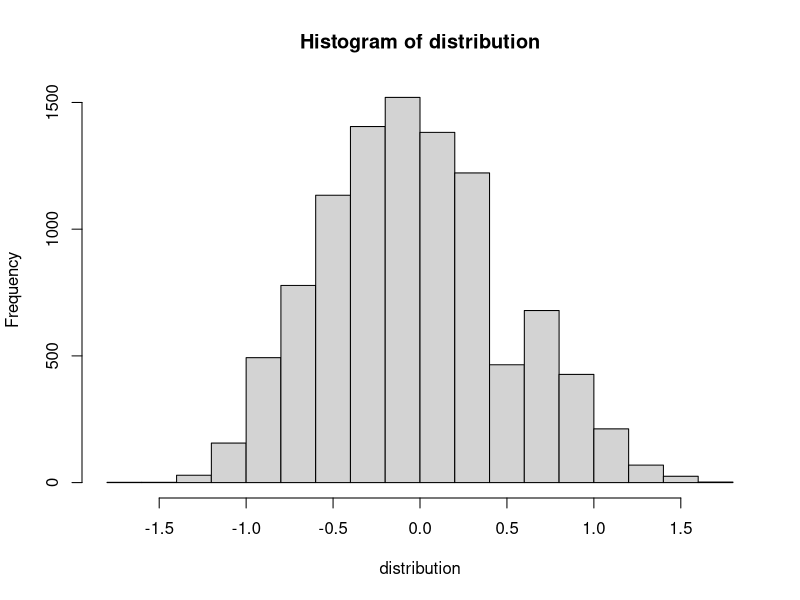
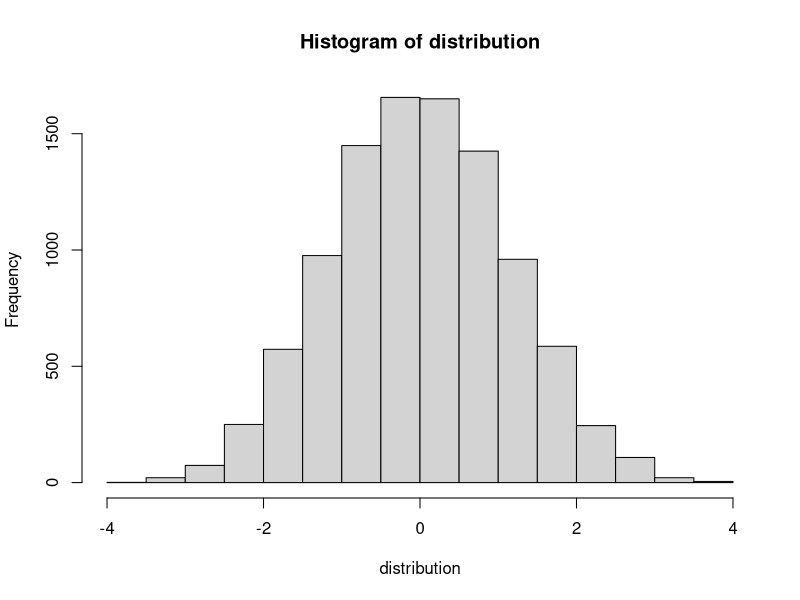
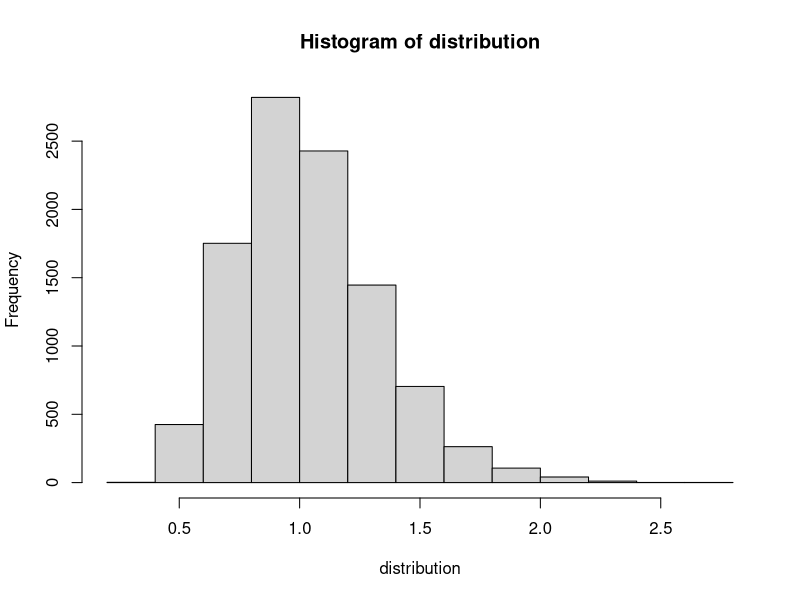
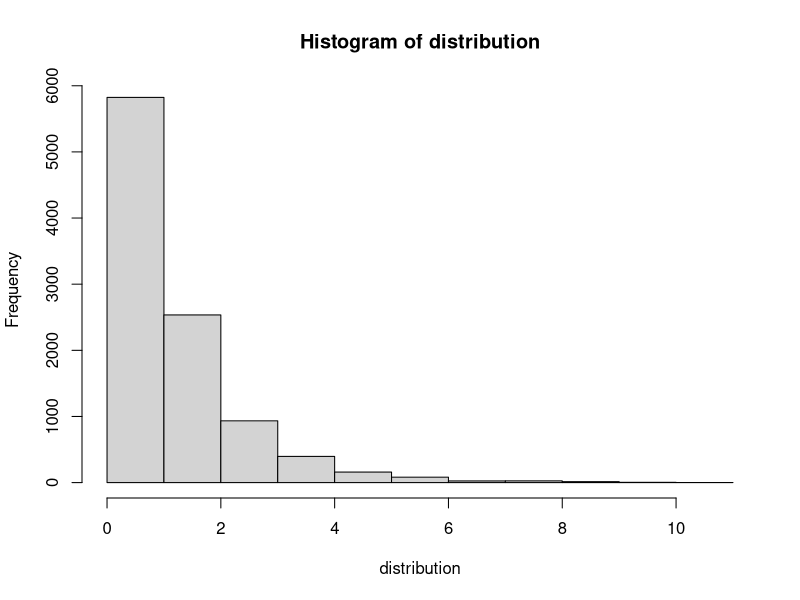

Source code (R) for these figures, in order:
## ---- chunk 1
urban <- c(1,0,1,1,0,0,1,1,1,8,1,1,1,0,1,1,2)
rural <- c(3,2,1,1,2,1,3,2,2,2,2,5,1,4,1,1,1,1,6,2,2,2,1,1)

get_ranks <- function(a, b){
  m <- length(a)
  n <- length(b)
  combined_ranks <- rank(c(a, b), ties.method="average")
  a_ranks <- combined_ranks[1:m]
  b_ranks <- combined_ranks[(m+1):(m+n)]
  return(list(a_ranks, b_ranks))
}

R <- get_ranks(urban, rural)
R1 <- sapply(R[1], sum)
R2 <- sapply(R[2], sum)

cat("R1:", R1, "\nR2:", R2)
## ---- chunk 2
est_var <- function(x) {
  return(sum((x - mean(x))^2)/(length(x)-1))
}

pool_var <- function(a, b) {
  numerator <- (length(a)-1)*est_var(a) + (length(b)-1)*est_var(b)
  denominator <- length(a) + length(b)-2
  return(numerator/denominator)
}

student_t_test <- function(a, b) {
  pooled_var_est <- pool_var(a,b)
  t = (mean(a) - mean(b)) / sqrt(pooled_var_est*(1/length(a) + 1/length(b)))
  return(t)
}

cat(student_t_test(urban, rural), "not less than", qt(p=.05, df=39), "\n")

#equivalent to
t.test(urban, rural, var.equal=TRUE, "less")
## ---- chunk 3

mean.diff <- function(x, y){
  return(mean(x)-mean(y))
}

# we will reuse this for two-group data
permute.apply <- function(x, y, n_permutations, func, lower=TRUE){
  m <- length(x) 
  combined <- c(x,y)
  N <- length(combined)
  
  distribution <- c()
  for(i in 1:n_permutations){
    sampled=sample(combined)
    distribution[i] <- func(sampled[1:m], sampled[(m+1):N])
  }
  
  observed <- func(x,y)
  result = quantile(distribution, c(.05,.95))
  hist(distribution)
  
  if(lower==TRUE){
  p_value = sum(distribution < observed)/n_permutations
  } else {
  p_value = sum(distribution > observed)/n_permutations
  }
  
  return(list(observed, result, p_value))
}

permute.apply(urban, rural, 10000, mean.diff)
## ---- chunk 4
wilcox_approx <- function(a, b){
  m <- length(a)
  n <- length(b)
  combined_ranks <- rank(c(a, b), ties.method="average")
  T_1 <- sum(combined_ranks[1:m])
  N <- m+n
  mu <- sum(combined_ranks)/N
  t_expect <- m*mu
  variance <- (sum(combined_ranks^2) / N) - mu^2
  t_var <- m*n*variance / (N - 1)
  z <- (T_1 - t_expect) / sqrt(t_var)
  return(z)
}


wilcox_approx(urban, rural)
## ---- chunk 5
C1 <- c(1.0,5.3,1.2,3.9,8.3,6.3,2.2,9.8,2.8,2.6)
C2 <- c(5.1,6.0,8.0,8.2,7.3,4.4,7.4,7.5,6.4,4.5,8.9)

permute.apply(C1, C2, 10000, mean.diff)
t.test(C1, C2, var.equal = TRUE)
## ---- chunk 6
# F-test for Equality of Variance
f_variance <- function(x, y){
  F_stat <- var(x)/var(y)
  
  F_crit <- qf(p=.05, df1=length(x-1), df2=length(y-1), lower.tail=FALSE)
  return(cat("F-test:", F_stat, "is above", F_crit, "\n"))
}
f_variance(C1,C2)

# Siegel-Tukey
labels <- c(rep("A", length(C1)), rep("B", length(C2)))

# do not sort, just get indices
sorting_indices <- sort(c(C1, C2), index.return=TRUE)$ix 

# hard code this
st_ranks <- c(1,21,20,2,3,19,18,4,5,17,16,6,7,15,14,8,9,13,12,10,11)

# indexing is quite tricky here...
w <- sum((1:21)[labels[sorting_indices[st_ranks]]=="A"])
cat("Siegel:", w, "is not below the critical value of 81.")
## ---- chunk 7
c1 <- c(2,15,16,16,24,26)
c2 <- c(8,14,16,16,22,23)

st_ranker <- function(data){

  # Sorting indices in ascending order
  asc_inds <- sort(data, index.return=TRUE)$ix
  
  # Sorting indices in descending order
  desc_inds <- rev(asc_inds)

  st_ranks <- numeric(length(data))
  st_ranks[1] <- asc_inds[1]
  
  # initialize a moving index that will help us pull the appropriate rank index
  moving_index = 1
  
  # Calculate the ranks for the remaining data points
  for (i in seq(2, length(data), 2)) {
    # if the index is divisible by 4, pull the next two from the ascending list
    if (i %% 4 == 0) {
      st_ranks[i] <- asc_inds[moving_index]
      moving_index = moving_index + 1
      if (i+1 <= length(data)){
        st_ranks[i+1] <- asc_inds[moving_index]
      }
    } else {
      st_ranks[i] <- desc_inds[moving_index]
      moving_index = moving_index + 1
      if (i+1 <= length(data)){
        st_ranks[i+1] <- desc_inds[moving_index]
      }
      }
  }
  
  # Take the mean of any repeated ranks
  print(duplicated(st_ranks, ))
  
  (1:length(data))
  
  # x_unique <- unique(x)
  # x_ranks <- rank(x_unique)
  # x_ranks[match(x,x_unique)]
  
  return(st_ranks)
  
}

st_ranks <- st_ranker(c(c1, c2))
print(st_ranks)

labels <- c(rep("A", length(c1)), rep("B", length(c2)))
print(c(c1,c2)[st_ranks])
print(labels[st_ranks])
## ---- chunk 8
# Higgins
mad <- function(x){
  return(sum(abs(x-median(x)))/length(x))
}

rmd <- function(x,y){
  return(mad(x)/mad(y))
}

higgins <- permute.apply(C1, C2, 10000, rmd, lower=FALSE)
cat("Higgins:", "observed:", higgins[[1]], "critical:", higgins[[2]][2], "p-value:", higgins[[3]])
## ---- chunk 9
G1 <- c(2.9736, 0.9448, 1.6394, 0.0389, 1.2958)
G2 <- c(0.7681, 0.8027, 0.2156, 0.0740, 1.5076)
G3 <- c(4.8249, 2.2516, 1.5609, 2.0452, 1.0959)

df <- data.frame(
  group=factor(c(
    rep("1", times=length(G1)),
    rep("2", times=length(G2)),
    rep("3", times=length(G3))
  )),
  value=c(G1, G2, G3))

# this is a better approach, but I don't want to refactor previous code
permute.apply.df <- function(df, n_permutations, fun, lower=TRUE){
  
  distribution <- c()
  
  df$sampled <- df$value
  observed <- fun(df)
  
  for(i in 1:n_permutations){
    df$sampled <- sample(df$value)
    distribution[i] <- fun(df)
  }
  
  result = quantile(distribution, c(.05,.95))
  hist(distribution)
  
  if(lower==TRUE){
  p_value = sum(distribution < observed)/n_permutations
  } else {
  p_value = sum(distribution > observed)/n_permutations
  }
  
  return(list(result, observed, p_value))
}

get_f <- function(df){
  return(oneway.test(sampled ~ group, data=df, var.equal=TRUE)$statistic)
}

permute.apply.df(df, 10000, get_f, lower = FALSE)

oneway.test(value ~ group, df, var.equal = TRUE)

## ---- chunk 10
c1 <- c(16,18,12)
d1 <- c(9,11)
d2 <- c(21,23)
kruskal.test(list(c1, d1, d2), )
